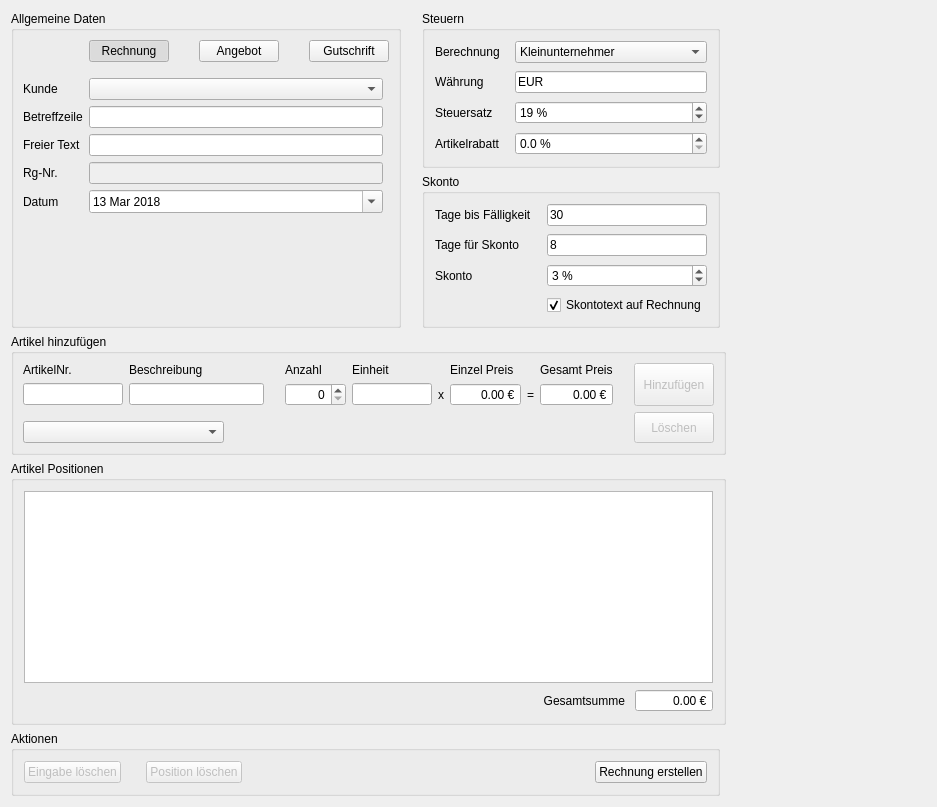
      <widget class="QWidget" name="tabBills">
       <attribute name="title">
        <string>Rechnungen</string>
       </attribute>
       <layout class="QGridLayout" name="gridLayout_14">
        <item row="0" column="0">
         <layout class="QGridLayout" name="gridLayout_6">
          <item row="0" column="2">
           <widget class="QGroupBox" name="Steuern">
            <property name="sizePolicy">
             <sizepolicy hsizetype="Preferred" vsizetype="Preferred">
              <horstretch>0</horstretch>
              <verstretch>0</verstretch>
             </sizepolicy>
            </property>
            <property name="title">
             <string>Steuern</string>
            </property>
            <layout class="QGridLayout" name="gridLayout_9">
             <property name="leftMargin">
              <number>10</number>
             </property>
             <property name="topMargin">
              <number>10</number>
             </property>
             <property name="rightMargin">
              <number>10</number>
             </property>
             <property name="bottomMargin">
              <number>10</number>
             </property>
             <property name="horizontalSpacing">
              <number>15</number>
             </property>
             <property name="verticalSpacing">
              <number>8</number>
             </property>
             <item row="1" column="1">
              <widget class="QLineEdit" name="lineEdit_5">
               <property name="text">
                <string>EUR</string>
               </property>
              </widget>
             </item>
             <item row="2" column="0">
              <widget class="QLabel" name="label_20">
               <property name="text">
                <string>Steuersatz</string>
               </property>
              </widget>
             </item>
             <item row="1" column="0">
              <widget class="QLabel" name="label_12">
               <property name="text">
                <string>Währung</string>
               </property>
              </widget>
             </item>
             <item row="0" column="0">
              <widget class="QLabel" name="label_11">
               <property name="text">
                <string>Berechnung</string>
               </property>
              </widget>
             </item>
             <item row="0" column="1">
              <widget class="QComboBox" name="comboBox">
               <property name="currentIndex">
                <number>3</number>
               </property>
               <item>
                <property name="text">
                 <string>Inklusive</string>
                </property>
               </item>
               <item>
                <property name="text">
                 <string>Exklusive</string>
                </property>
               </item>
               <item>
                <property name="text">
                 <string>Netto</string>
                </property>
               </item>
               <item>
                <property name="text">
                 <string>Kleinunternehmer</string>
                </property>
               </item>
              </widget>
             </item>
             <item row="3" column="0">
              <widget class="QLabel" name="label_21">
               <property name="text">
                <string>Artikelrabatt</string>
               </property>
              </widget>
             </item>
             <item row="3" column="1">
              <widget class="QDoubleSpinBox" name="doubleSpinBox">
               <property name="prefix">
                <string/>
               </property>
               <property name="suffix">
                <string> %</string>
               </property>
               <property name="decimals">
                <number>1</number>
               </property>
              </widget>
             </item>
             <item row="2" column="1">
              <widget class="QSpinBox" name="spinBox">
               <property name="suffix">
                <string> %</string>
               </property>
               <property name="prefix">
                <string/>
               </property>
               <property name="maximum">
                <number>100</number>
               </property>
               <property name="value">
                <number>19</number>
               </property>
               <property name="displayIntegerBase">
                <number>10</number>
               </property>
              </widget>
             </item>
            </layout>
           </widget>
          </item>
          <item row="1" column="2">
           <widget class="QGroupBox" name="Steuern_2">
            <property name="title">
             <string>Skonto</string>
            </property>
            <layout class="QGridLayout" name="gridLayout_8">
             <property name="leftMargin">
              <number>10</number>
             </property>
             <property name="topMargin">
              <number>10</number>
             </property>
             <property name="rightMargin">
              <number>10</number>
             </property>
             <property name="bottomMargin">
              <number>10</number>
             </property>
             <property name="horizontalSpacing">
              <number>15</number>
             </property>
             <property name="verticalSpacing">
              <number>8</number>
             </property>
             <item row="3" column="1">
              <widget class="QCheckBox" name="checkBox">
               <property name="text">
                <string>Skontotext auf Rechnung</string>
               </property>
               <property name="checked">
                <bool>true</bool>
               </property>
              </widget>
             </item>
             <item row="2" column="1">
              <widget class="QSpinBox" name="spinBox_2">
               <property name="sizePolicy">
                <sizepolicy hsizetype="Preferred" vsizetype="Fixed">
                 <horstretch>0</horstretch>
                 <verstretch>0</verstretch>
                </sizepolicy>
               </property>
               <property name="suffix">
                <string> %</string>
               </property>
               <property name="maximum">
                <number>100</number>
               </property>
               <property name="value">
                <number>3</number>
               </property>
              </widget>
             </item>
             <item row="1" column="1">
              <widget class="QLineEdit" name="lineEdit_9">
               <property name="text">
                <string>8</string>
               </property>
              </widget>
             </item>
             <item row="2" column="0">
              <widget class="QLabel" name="label_24">
               <property name="text">
                <string>Skonto</string>
               </property>
              </widget>
             </item>
             <item row="1" column="0">
              <widget class="QLabel" name="label_23">
               <property name="text">
                <string>Tage für Skonto</string>
               </property>
              </widget>
             </item>
             <item row="0" column="1">
              <widget class="QLineEdit" name="lineEdit_8">
               <property name="text">
                <string>30</string>
               </property>
              </widget>
             </item>
             <item row="0" column="0">
              <widget class="QLabel" name="label_22">
               <property name="text">
                <string>Tage bis Fälligkeit</string>
               </property>
              </widget>
             </item>
            </layout>
           </widget>
          </item>
          <item row="0" column="0" rowspan="2">
           <widget class="QGroupBox" name="Allgemeine_Daten">
            <property name="sizePolicy">
             <sizepolicy hsizetype="Preferred" vsizetype="Preferred">
              <horstretch>0</horstretch>
              <verstretch>0</verstretch>
             </sizepolicy>
            </property>
            <property name="title">
             <string>Allgemeine Daten</string>
            </property>
            <layout class="QGridLayout" name="gridLayout_7">
             <item row="2" column="1">
              <widget class="QComboBox" name="cbRgCustomer"/>
             </item>
             <item row="3" column="0">
              <widget class="QLabel" name="label_3">
               <property name="text">
                <string>Betreffzeile</string>
               </property>
              </widget>
             </item>
             <item row="4" column="1">
              <widget class="QLineEdit" name="leRgText"/>
             </item>
             <item row="6" column="0">
              <widget class="QLabel" name="label_10">
               <property name="layoutDirection">
                <enum>Qt::LeftToRight</enum>
               </property>
               <property name="text">
                <string>Datum</string>
               </property>
               <property name="alignment">
                <set>Qt::AlignLeading|Qt::AlignLeft|Qt::AlignVCenter</set>
               </property>
              </widget>
             </item>
             <item row="4" column="0">
              <widget class="QLabel" name="label_9">
               <property name="text">
                <string>Freier Text</string>
               </property>
              </widget>
             </item>
             <item row="3" column="1">
              <widget class="QLineEdit" name="leRgSubject"/>
             </item>
             <item row="5" column="0">
              <widget class="QLabel" name="label_39">
               <property name="text">
                <string>Rg-Nr.</string>
               </property>
              </widget>
             </item>
             <item row="5" column="1">
              <widget class="QLineEdit" name="leRgNr">
               <property name="enabled">
                <bool>false</bool>
               </property>
               <property name="readOnly">
                <bool>true</bool>
               </property>
              </widget>
             </item>
             <item row="6" column="1">
              <widget class="QDateEdit" name="deRgDate">
               <property name="calendarPopup">
                <bool>true</bool>
               </property>
               <property name="date">
                <date>
                 <year>2018</year>
                 <month>3</month>
                 <day>13</day>
                </date>
               </property>
              </widget>
             </item>
             <item row="2" column="0">
              <widget class="QLabel" name="label_2">
               <property name="text">
                <string>Kunde</string>
               </property>
              </widget>
             </item>
             <item row="7" column="1">
              <spacer name="verticalSpacer">
               <property name="orientation">
                <enum>Qt::Vertical</enum>
               </property>
               <property name="sizeHint" stdset="0">
                <size>
                 <width>20</width>
                 <height>40</height>
                </size>
               </property>
              </spacer>
             </item>
             <item row="0" column="1" colspan="2">
              <layout class="QHBoxLayout" name="horizontalLayout_6">
               <property name="spacing">
                <number>30</number>
               </property>
               <item>
                <widget class="QPushButton" name="btnRgRechnung">
                 <property name="text">
                  <string>Rechnung</string>
                 </property>
                 <property name="checkable">
                  <bool>true</bool>
                 </property>
                 <property name="checked">
                  <bool>true</bool>
                 </property>
                </widget>
               </item>
               <item>
                <widget class="QPushButton" name="btnRgAngebot">
                 <property name="text">
                  <string>Angebot</string>
                 </property>
                 <property name="checkable">
                  <bool>true</bool>
                 </property>
                </widget>
               </item>
               <item>
                <widget class="QPushButton" name="btnRgGutschrift">
                 <property name="text">
                  <string>Gutschrift</string>
                 </property>
                 <property name="checkable">
                  <bool>true</bool>
                 </property>
                </widget>
               </item>
              </layout>
             </item>
             <item row="1" column="1">
              <spacer name="verticalSpacer_7">
               <property name="orientation">
                <enum>Qt::Vertical</enum>
               </property>
               <property name="sizeType">
                <enum>QSizePolicy::Fixed</enum>
               </property>
               <property name="sizeHint" stdset="0">
                <size>
                 <width>20</width>
                 <height>10</height>
                </size>
               </property>
              </spacer>
             </item>
            </layout>
           </widget>
          </item>
          <item row="0" column="1" rowspan="2">
           <spacer name="horizontalSpacer_8">
            <property name="orientation">
             <enum>Qt::Horizontal</enum>
            </property>
            <property name="sizeType">
             <enum>QSizePolicy::Fixed</enum>
            </property>
            <property name="sizeHint" stdset="0">
             <size>
              <width>15</width>
              <height>20</height>
             </size>
            </property>
           </spacer>
          </item>
         </layout>
        </item>
        <item row="3" column="0">
         <widget class="QGroupBox" name="Rechnung_Aktionen">
          <property name="title">
           <string>Aktionen</string>
          </property>
          <layout class="QHBoxLayout" name="horizontalLayout_4">
           <property name="spacing">
            <number>25</number>
           </property>
           <property name="leftMargin">
            <number>10</number>
           </property>
           <property name="topMargin">
            <number>10</number>
           </property>
           <property name="rightMargin">
            <number>10</number>
           </property>
           <property name="bottomMargin">
            <number>10</number>
           </property>
           <item>
            <widget class="QPushButton" name="btnRgDeteleAllArticle">
             <property name="enabled">
              <bool>false</bool>
             </property>
             <property name="text">
              <string>Eingabe löschen</string>
             </property>
            </widget>
           </item>
           <item>
            <widget class="QPushButton" name="btnRgDeleteArticle">
             <property name="enabled">
              <bool>false</bool>
             </property>
             <property name="text">
              <string>Position löschen</string>
             </property>
            </widget>
           </item>
           <item>
            <spacer name="horizontalSpacer_11">
             <property name="orientation">
              <enum>Qt::Horizontal</enum>
             </property>
             <property name="sizeHint" stdset="0">
              <size>
               <width>40</width>
               <height>20</height>
              </size>
             </property>
            </spacer>
           </item>
           <item>
            <widget class="QPushButton" name="btnRgCreate">
             <property name="enabled">
              <bool>true</bool>
             </property>
             <property name="text">
              <string>Rechnung erstellen</string>
             </property>
            </widget>
           </item>
          </layout>
         </widget>
        </item>
        <item row="0" column="2">
         <spacer name="horizontalSpacer_7">
          <property name="orientation">
           <enum>Qt::Horizontal</enum>
          </property>
          <property name="sizeType">
           <enum>QSizePolicy::Fixed</enum>
          </property>
          <property name="sizeHint" stdset="0">
           <size>
            <width>200</width>
            <height>20</height>
           </size>
          </property>
         </spacer>
        </item>
        <item row="1" column="0" colspan="2">
         <widget class="QGroupBox" name="Artikel_Hinzufuegen">
          <property name="title">
           <string>Artikel hinzufügen</string>
          </property>
          <layout class="QGridLayout" name="gridLayout_10">
           <item row="0" column="0">
            <widget class="QLabel" name="label_25">
             <property name="text">
              <string>ArtikelNr.</string>
             </property>
            </widget>
           </item>
           <item row="0" column="1">
            <widget class="QLabel" name="label_26">
             <property name="text">
              <string>Beschreibung</string>
             </property>
            </widget>
           </item>
           <item row="0" column="3">
            <widget class="QLabel" name="label_27">
             <property name="text">
              <string>Anzahl</string>
             </property>
            </widget>
           </item>
           <item row="0" column="4">
            <widget class="QLabel" name="label_28">
             <property name="text">
              <string>Einheit</string>
             </property>
            </widget>
           </item>
           <item row="0" column="6">
            <widget class="QLabel" name="label_30">
             <property name="text">
              <string>Einzel Preis</string>
             </property>
            </widget>
           </item>
           <item row="0" column="8">
            <widget class="QLabel" name="label_31">
             <property name="text">
              <string>Gesamt Preis</string>
             </property>
            </widget>
           </item>
           <item row="1" column="0">
            <widget class="QLineEdit" name="leRgArtNr">
             <property name="sizePolicy">
              <sizepolicy hsizetype="Fixed" vsizetype="Fixed">
               <horstretch>0</horstretch>
               <verstretch>0</verstretch>
              </sizepolicy>
             </property>
             <property name="maximumSize">
              <size>
               <width>100</width>
               <height>16777215</height>
              </size>
             </property>
            </widget>
           </item>
           <item row="1" column="1">
            <widget class="QLineEdit" name="leRgName"/>
           </item>
           <item row="1" column="2">
            <spacer name="horizontalSpacer_10">
             <property name="orientation">
              <enum>Qt::Horizontal</enum>
             </property>
             <property name="sizeType">
              <enum>QSizePolicy::Fixed</enum>
             </property>
             <property name="sizeHint" stdset="0">
              <size>
               <width>15</width>
               <height>20</height>
              </size>
             </property>
            </spacer>
           </item>
           <item row="1" column="3">
            <widget class="QSpinBox" name="sbRgCount">
             <property name="alignment">
              <set>Qt::AlignRight|Qt::AlignTrailing|Qt::AlignVCenter</set>
             </property>
             <property name="suffix">
              <string/>
             </property>
             <property name="prefix">
              <string/>
             </property>
             <property name="minimum">
              <number>0</number>
             </property>
             <property name="maximum">
              <number>99999</number>
             </property>
             <property name="value">
              <number>0</number>
             </property>
            </widget>
           </item>
           <item row="1" column="4">
            <widget class="QLineEdit" name="leRgUnit">
             <property name="sizePolicy">
              <sizepolicy hsizetype="Fixed" vsizetype="Fixed">
               <horstretch>0</horstretch>
               <verstretch>0</verstretch>
              </sizepolicy>
             </property>
             <property name="maximumSize">
              <size>
               <width>80</width>
               <height>16777215</height>
              </size>
             </property>
             <property name="text">
              <string/>
             </property>
             <property name="placeholderText">
              <string/>
             </property>
            </widget>
           </item>
           <item row="1" column="5">
            <widget class="QLabel" name="label_29">
             <property name="text">
              <string>x</string>
             </property>
            </widget>
           </item>
           <item row="1" column="6">
            <widget class="QDoubleSpinBox" name="sbRgSinglePrice">
             <property name="sizePolicy">
              <sizepolicy hsizetype="Preferred" vsizetype="Fixed">
               <horstretch>0</horstretch>
               <verstretch>0</verstretch>
              </sizepolicy>
             </property>
             <property name="frame">
              <bool>true</bool>
             </property>
             <property name="alignment">
              <set>Qt::AlignRight|Qt::AlignTrailing|Qt::AlignVCenter</set>
             </property>
             <property name="readOnly">
              <bool>false</bool>
             </property>
             <property name="buttonSymbols">
              <enum>QAbstractSpinBox::NoButtons</enum>
             </property>
             <property name="prefix">
              <string/>
             </property>
             <property name="suffix">
              <string> €</string>
             </property>
             <property name="maximum">
              <double>99999.000000000000000</double>
             </property>
            </widget>
           </item>
           <item row="1" column="7">
            <widget class="QLabel" name="label_32">
             <property name="text">
              <string>=</string>
             </property>
            </widget>
           </item>
           <item row="1" column="8">
            <widget class="QDoubleSpinBox" name="sbRgTotalPrice">
             <property name="sizePolicy">
              <sizepolicy hsizetype="Preferred" vsizetype="Fixed">
               <horstretch>0</horstretch>
               <verstretch>0</verstretch>
              </sizepolicy>
             </property>
             <property name="alignment">
              <set>Qt::AlignRight|Qt::AlignTrailing|Qt::AlignVCenter</set>
             </property>
             <property name="readOnly">
              <bool>true</bool>
             </property>
             <property name="buttonSymbols">
              <enum>QAbstractSpinBox::NoButtons</enum>
             </property>
             <property name="accelerated">
              <bool>false</bool>
             </property>
             <property name="suffix">
              <string> €</string>
             </property>
             <property name="maximum">
              <double>99999.000000000000000</double>
             </property>
            </widget>
           </item>
           <item row="1" column="9">
            <spacer name="horizontalSpacer_9">
             <property name="orientation">
              <enum>Qt::Horizontal</enum>
             </property>
             <property name="sizeType">
              <enum>QSizePolicy::Fixed</enum>
             </property>
             <property name="sizeHint" stdset="0">
              <size>
               <width>15</width>
               <height>20</height>
              </size>
             </property>
            </spacer>
           </item>
           <item row="2" column="0">
            <spacer name="verticalSpacer_6">
             <property name="orientation">
              <enum>Qt::Vertical</enum>
             </property>
             <property name="sizeType">
              <enum>QSizePolicy::Fixed</enum>
             </property>
             <property name="sizeHint" stdset="0">
              <size>
               <width>20</width>
               <height>3</height>
              </size>
             </property>
            </spacer>
           </item>
           <item row="2" column="10" rowspan="2">
            <widget class="QPushButton" name="btnRgClear">
             <property name="enabled">
              <bool>false</bool>
             </property>
             <property name="sizePolicy">
              <sizepolicy hsizetype="Minimum" vsizetype="Preferred">
               <horstretch>0</horstretch>
               <verstretch>0</verstretch>
              </sizepolicy>
             </property>
             <property name="text">
              <string>Löschen</string>
             </property>
            </widget>
           </item>
           <item row="3" column="0" colspan="2">
            <layout class="QHBoxLayout" name="horizontalLayout_7">
             <item>
              <widget class="QComboBox" name="cbRgArtikel">
               <property name="sizePolicy">
                <sizepolicy hsizetype="Preferred" vsizetype="Fixed">
                 <horstretch>0</horstretch>
                 <verstretch>0</verstretch>
                </sizepolicy>
               </property>
               <property name="frame">
                <bool>true</bool>
               </property>
              </widget>
             </item>
             <item>
              <spacer name="horizontalSpacer_13">
               <property name="orientation">
                <enum>Qt::Horizontal</enum>
               </property>
               <property name="sizeType">
                <enum>QSizePolicy::Minimum</enum>
               </property>
               <property name="sizeHint" stdset="0">
                <size>
                 <width>40</width>
                 <height>20</height>
                </size>
               </property>
              </spacer>
             </item>
            </layout>
           </item>
           <item row="0" column="10" rowspan="2">
            <widget class="QPushButton" name="btnRgAddArticle">
             <property name="enabled">
              <bool>false</bool>
             </property>
             <property name="sizePolicy">
              <sizepolicy hsizetype="Minimum" vsizetype="Preferred">
               <horstretch>0</horstretch>
               <verstretch>0</verstretch>
              </sizepolicy>
             </property>
             <property name="text">
              <string>Hinzufügen</string>
             </property>
            </widget>
           </item>
          </layout>
         </widget>
        </item>
        <item row="2" column="0" colspan="2">
         <widget class="QGroupBox" name="Artikel_Positionen">
          <property name="title">
           <string>Artikel Positionen</string>
          </property>
          <layout class="QVBoxLayout" name="verticalLayout">
           <property name="leftMargin">
            <number>10</number>
           </property>
           <property name="topMargin">
            <number>10</number>
           </property>
           <property name="rightMargin">
            <number>10</number>
           </property>
           <property name="bottomMargin">
            <number>10</number>
           </property>
           <item>
            <widget class="QTableWidget" name="twRgArticles">
             <property name="focusPolicy">
              <enum>Qt::ClickFocus</enum>
             </property>
             <property name="editTriggers">
              <set>QAbstractItemView::NoEditTriggers</set>
             </property>
             <property name="alternatingRowColors">
              <bool>false</bool>
             </property>
             <property name="selectionMode">
              <enum>QAbstractItemView::SingleSelection</enum>
             </property>
             <property name="selectionBehavior">
              <enum>QAbstractItemView::SelectRows</enum>
             </property>
             <property name="cornerButtonEnabled">
              <bool>false</bool>
             </property>
             <attribute name="verticalHeaderVisible">
              <bool>false</bool>
             </attribute>
            </widget>
           </item>
           <item>
            <layout class="QHBoxLayout" name="Rechnungs_Summe">
             <property name="spacing">
              <number>10</number>
             </property>
             <item>
              <spacer name="horizontalSpacer_12">
               <property name="orientation">
                <enum>Qt::Horizontal</enum>
               </property>
               <property name="sizeHint" stdset="0">
                <size>
                 <width>40</width>
                 <height>20</height>
                </size>
               </property>
              </spacer>
             </item>
             <item>
              <widget class="QLabel" name="label_38">
               <property name="text">
                <string>Gesamtsumme</string>
               </property>
               <property name="alignment">
                <set>Qt::AlignRight|Qt::AlignTrailing|Qt::AlignVCenter</set>
               </property>
              </widget>
             </item>
             <item>
              <widget class="QDoubleSpinBox" name="sbRgSumme">
               <property name="sizePolicy">
                <sizepolicy hsizetype="Preferred" vsizetype="Fixed">
                 <horstretch>0</horstretch>
                 <verstretch>0</verstretch>
                </sizepolicy>
               </property>
               <property name="alignment">
                <set>Qt::AlignRight|Qt::AlignTrailing|Qt::AlignVCenter</set>
               </property>
               <property name="readOnly">
                <bool>true</bool>
               </property>
               <property name="buttonSymbols">
                <enum>QAbstractSpinBox::NoButtons</enum>
               </property>
               <property name="suffix">
                <string> €</string>
               </property>
               <property name="maximum">
                <double>9999999.000000000000000</double>
               </property>
              </widget>
             </item>
            </layout>
           </item>
          </layout>
         </widget>
        </item>
       </layout>
      </widget>
